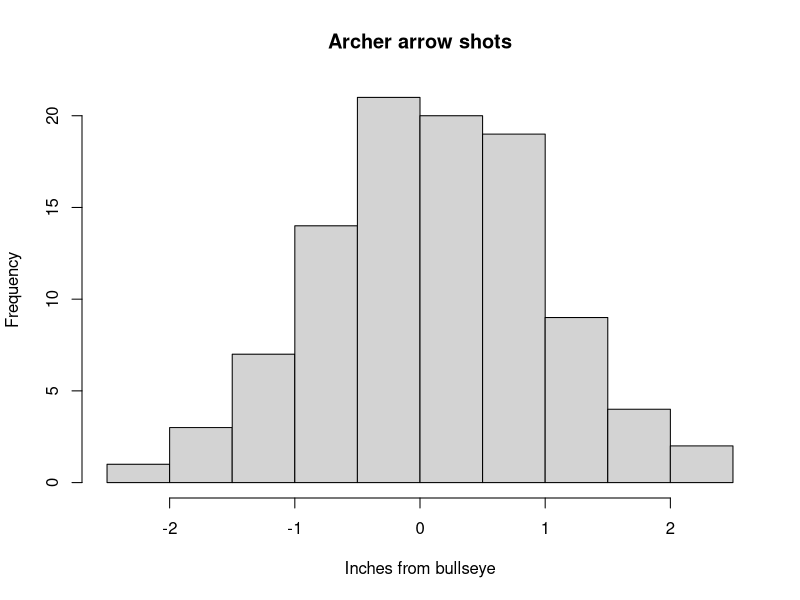
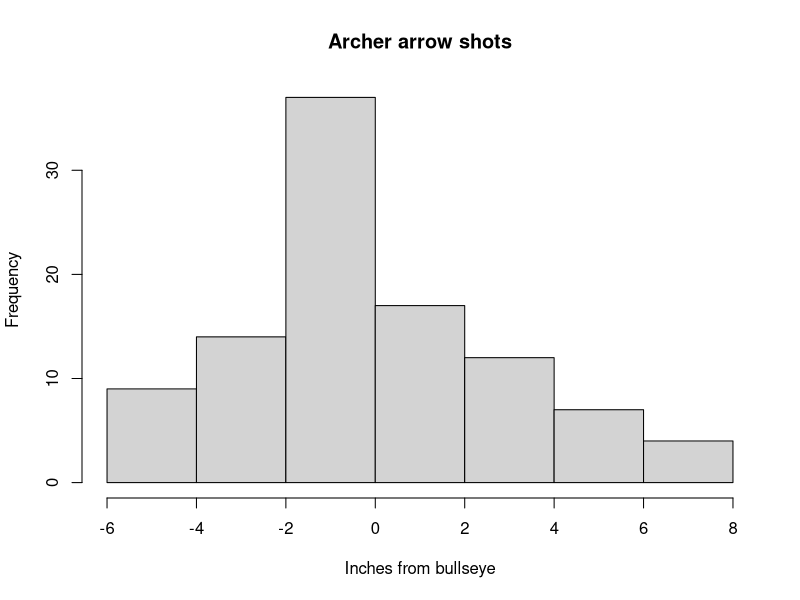

Recreate these plots in R, in order.
## ---- chunk 1
set.seed(1)
## ---- chunk 2
good_shots <- rnorm(n= 100, mean= 0, sd = 1)
hist(good_shots, main="Archer arrow shots",  xlab = "Inches from bullseye")
## ---- chunk 3
bad_shots <- rnorm(n= 100, mean= 0, sd = 3)
hist(bad_shots, main="Archer arrow shots",  xlab = "Inches from bullseye")
